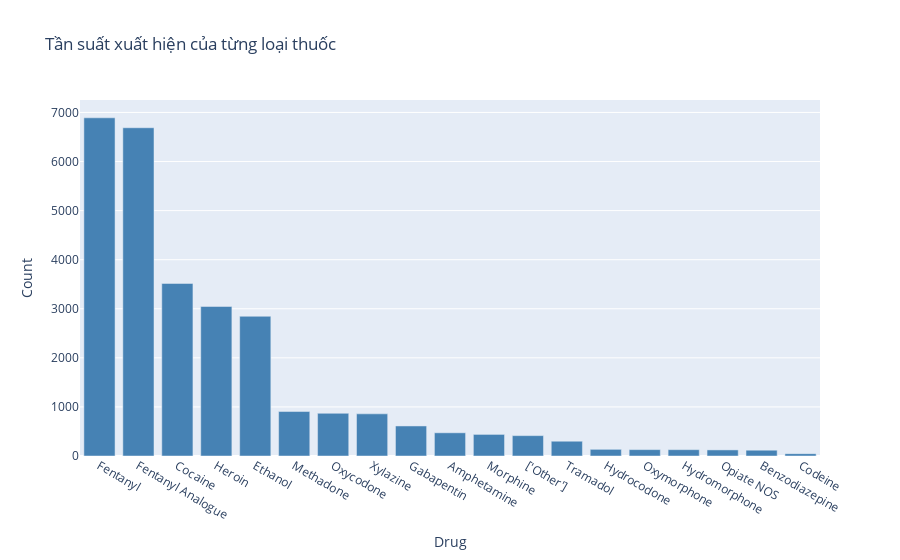

This figure's notebook cell:
### Markdown cell above
For the column indicating the cause of death, we will examine how many victims were directly related to each type of drug.

### Code cell
# value count for each name of drug in each row

def count_drug_frequency(df, column):
    # Split the column into separate drugs
    df[column] = df[column].str.split(',')

    # Expand the lists into separate rows
    df = df.explode(column)

    # Strip leading/trailing whitespace
    df[column] = df[column].str.strip()

    # Count the frequency of each drug
    drug_counts = df[column].value_counts()

    return drug_counts

drug_counts = count_drug_frequency(DrugDeath_df, 'Details Cause')

# Chuyển đổi Series thành DataFrame để vẽ biểu đồ
drug_counts_df = drug_counts.reset_index()
drug_counts_df.columns = ['Drug', 'Count']

# Vẽ biểu đồ cột
fig = px.bar(drug_counts_df, x='Drug', y='Count', title='Tần suất xuất hiện của từng loại thuốc', color_discrete_sequence=['steelblue'])
fig.show()

### Figure 1 — Plotly figure (JSON) as saved in the notebook; plotly's stock layout.template omitted (floating-point values rounded to 4 significant figures)
{"data": [{"alignmentgroup": "True", "hovertemplate": "Drug=%{x}<br>Count=%{y}<extra></extra>", "legendgroup": "", "marker": {"color": "steelblue", "pattern": {"shape": ""}}, "name": "", "offsetgroup": "", "orientation": "v", "showlegend": false, "textposition": "auto", "type": "bar", "x": ["Fentanyl", "Fentanyl Analogue", "Cocaine", "Heroin", "Ethanol", "Methadone", "Oxycodone", "Xylazine", "Gabapentin", "Amphetamine", "Morphine", "['Other']", "Tramadol", "Hydrocodone", "Oxymorphone", "Hydromorphone", "Opiate NOS", "Benzodiazepine", "Codeine"], "xaxis": "x", "y": [6891, 6688, 3516, 3047, 2847, 906, 870, 859, 612, 473, 440, 415, 301, 136, 130, 129, 124, 118, 48], "yaxis": "y"}], "layout": {"barmode": "relative", "legend": {"tracegroupgap": 0}, "title": {"text": "Tần suất xuất hiện của từng loại thuốc"}, "xaxis": {"anchor": "y", "domain": [0, 1], "title": {"text": "Drug"}}, "yaxis": {"anchor": "x", "domain": [0, 1], "title": {"text": "Count"}}}}
